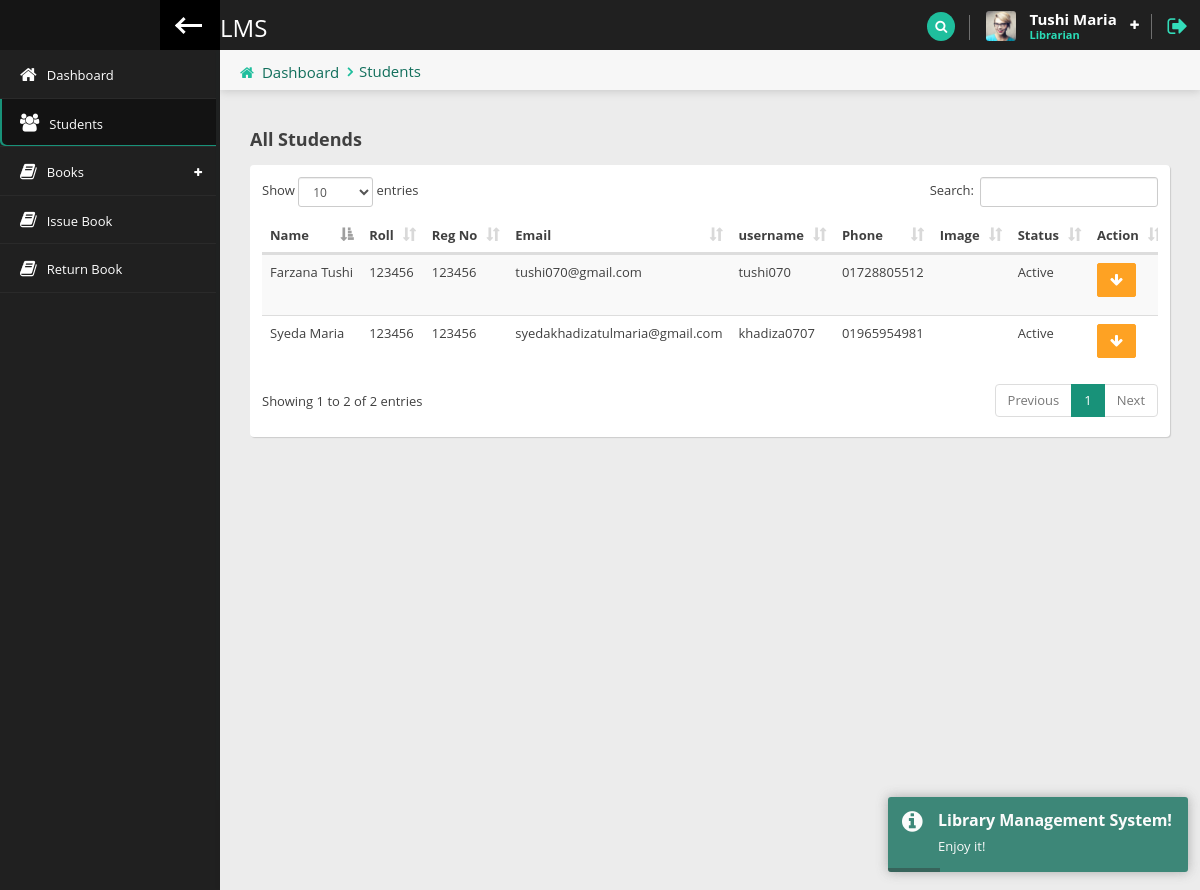
The app's page /librarian/students.php (signed in) with its own data.
### tables this page shows
CREATE TABLE `librarians` (
  `id` int(3) NOT NULL,
  `fname` varchar(50) NOT NULL,
  `lname` varchar(50) NOT NULL,
  `email` varchar(100) NOT NULL,
  `username` varchar(20) NOT NULL,
  `pw` varchar(100) NOT NULL,
  `datetime` timestamp NOT NULL DEFAULT current_timestamp()
);

CREATE TABLE `students` (
  `id` int(6) NOT NULL,
  `fname` varchar(30) NOT NULL,
  `lname` varchar(30) NOT NULL,
  `roll` int(6) NOT NULL,
  `reg` int(6) NOT NULL,
  `email` varchar(30) NOT NULL,
  `username` varchar(30) NOT NULL,
  `pw` varchar(30) NOT NULL,
  `phone` varchar(11) NOT NULL,
  `image` varchar(50) DEFAULT NULL,
  `status` tinyint(1) NOT NULL,
  `datetime` timestamp NOT NULL DEFAULT current_timestamp()
);

### librarian/students.php (the view)
<?php
require_once 'header.php';
?>
                <div class="content-header">
                    <div class="leftside-content-header">
                        <ul class="breadcrumbs">
                            <li><i class="fa fa-home" aria-hidden="true"></i><a href="#">Dashboard</a></li>
                            <li><a href="javascript:avoid(0)">Students</a></li>
                        </ul>
                    </div>
                </div>
                <div class="row animated fadeInUp">
                    <div class="col-sm-12">
                        <h4 class="section-subtitle"><b>All Studends</b></h4>
                        <div class="panel">
                            <div class="panel-content">
                                <div class="table-responsive">
                                    <table id="basic-table" class="data-table table table-striped nowrap table-hover" cellspacing="0" width="100%">
                                        <thead>
                                        <tr>
                                            <th>Name</th>
                                            <th>Roll</th>
                                            <th>Reg No</th>
                                            <th>Email</th>
                                            <th>username</th>
                                            <th>Phone</th>
                                            <th>Image</th>
                                            <th>Status</th>
                                            <th>Action</th>
                                        </tr>
                                        </thead>
                                        <tbody>
                                        <?php
                                        $result = mysqli_query($conn, "SELECT * FROM `students`");
                                        while ($row = mysqli_fetch_assoc($result)){
                                            ?>
                                            <tr>
                                                <td><?= ucwords($row['fname'].' '. $row['lname'])?></td>
                                                <td><?= $row['roll']?></td>
                                                <td><?= $row['reg']?></td>
                                                <td><?= $row['email']?></td>
                                                <td><?= $row['username']?></td>
                                                <td><?= $row['phone']?></td>
                                                <td><img src="<?= $row['image']?>" alt=""></td>
                                                <td><?= $row['status'] == 1 ? 'Active': 'Inactive'?></td>
                                                <td>
                                                <?php
                                                if($row['status'] == 1){
                                                    ?>
                                                        <a href="status_in.php?id=<?= base64_encode($row['id']) ?>" class="btn btn-warning"><i class="fa fa-arrow-down"></i></a>
                                                    <?php
                                                }else{
                                                    ?>
                                                        <a href="status_ac.php?id=<?= base64_encode($row['id']) ?>" class="btn btn-primary"><i class="fa fa-arrow-up"></i></a>
                                                    <?php
                                                }
                                                ?>
                                                </td>
                                            </tr>
                                            <?php
                                        }
                                        ?>
                                        </tbody>
                                    </table>
                                </div>
                            </div>
                        </div>
                    </div>
                </div>
<?php
require_once 'footer.php';
?>

### librarian/header.php (shortened to what this page needs)
<?php
$page = explode('/', $_SERVER['PHP_SELF']);
$page = end($page);
require_once '../dbcon.php';
$librarians_login = $_SESSION['librarians_login'];
$data = mysqli_query($conn,"SELECT * FROM `librarians` WHERE `email` = '$librarians_login' OR `username` = '$librarians_login'");
$librarians_info = mysqli_fetch_assoc($data);
?>
<!doctype html>
<html lang="en" class="fixed left-sidebar-top">
<head>
    <link href="../assets/vendor/pace/pace-theme-minimal.css" rel="stylesheet" />
    <link rel="stylesheet" href="../assets/vendor/bootstrap/css/bootstrap.css">
    <link rel="stylesheet" href="../assets/vendor/font-awesome/css/font-awesome.css">
    <link rel="stylesheet" href="../assets/vendor/animate.css/animate.css">
    <link rel="stylesheet" href="../assets/vendor/toastr/toastr.min.css">
    <link rel="stylesheet" href="../assets/vendor/magnific-popup/magnific-popup.css">
    <link rel="stylesheet" href="../assets/vendor/data-table/media/css/dataTables.bootstrap.min.css">
    <link rel="stylesheet" href="../assets/stylesheets/css/style.css">
</head>
<body>
    <div class="wrap">
        <div class="page-header">
            <div class="leftside-header">
                <div class="logo">
                    <h3 class="color-light">LMS</h3>
                </div>
            </div>
            <div class="rightside-header">
                <div class="header-section" id="search-headerbox">
                    <i class="fa fa-search search" id="search-icon" aria-hidden="true"></i>
                </div>
                <div class="header-section" id="user-headerbox">
                    <div class="user-header-wrap">
                        <div class="user-photo">
                            <img alt="profile photo" src="../assets/images/avatar/avatar_user.jpg" />
                        </div>
                        <div class="user-info">
                            <span class="user-name"><?= ucwords ($librarians_info['fname'].' '. $librarians_info['lname'])?></span>
                            <span class="user-profile">Librarian</span>
                        </div>
                        <i class="fa fa-plus icon-open" aria-hidden="true"></i>
                    </div>
                </div>
                <div class="header-section">
                    <a href="logout.php" data-toggle="tooltip" data-placement="left" title="Logout"><i class="fa fa-sign-out log-out" aria-hidden="true"></i></a>
                </div>
            </div>
        </div>
        <div class="page-body">
            <div class="left-sidebar">
                <div class="left-sidebar-header">
                    <div class="left-sidebar-title"></div>
                    <div class="left-sidebar-toggle c-hamburger c-hamburger--htla hidden-xs" data-toggle-class="left-sidebar-collapsed" data-target="html">
                        <span></span>
                    </div>
                </div>
                <div id="left-nav" class="nano">
                    <div class="nano-content">
                        <nav>
                            <ul class="nav nav-left-lines" id="main-nav">
                                <li class="<?= $page == 'index.php' ? 'active-item': ''?>"><a href="index.php"><i class="fa fa-home" aria-hidden="true"></i><span>Dashboard</span></a></li>
                                <li class="<?= $page == 'students.php' ? 'active-item': ''?>"><a href="students.php"><i class="fa fa-users" aria-hidden="true"></i><span>Students</span></a></li>
                                <li class="has-child-item close-item <?= $page == 'add-books.php' ? 'open-item': ''?> <?= $page == 'manage-books.php' ? 'open-item': ''?>">
                                    <a><i class="fa fa-book" aria-hidden="true"></i><span>Books</span></a>
                                </li>
                                <li class="<?= $page == 'issue-book.php' ? 'active-item': ''?>"><a href="issue-book.php"><i class="fa fa-book" aria-hidden="true"></i><span>Issue Book</span></a></li>
                                <li class="<?= $page == 'return-book.php' ? 'active-item': ''?>"><a href="return-book.php"><i class="fa fa-book" aria-hidden="true"></i><span>Return Book</span></a></li>
                            </ul>
                        </nav>
                    </div>
                </div>
            </div>
            <div class="content">

### records on screen
librarians: fname+lname "Tushi Maria"
students: fname+lname "Syeda Maria", roll "123456", reg "123456", email "syedakhadizatulmaria@gmail.com", username "khadiza0707", phone "01965954981", status "Active"
students: fname+lname "Farzana Tushi", roll "123456", reg "123456", email "tushi070@gmail.com", username "tushi070", phone "01728805512", status "Active"
